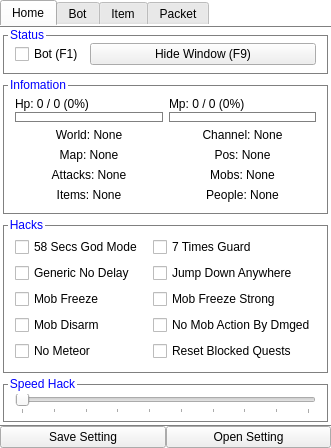
<?xml version="1.0" encoding="UTF-8"?>
<ui version="4.0">
 <class>MainFormClass</class>
 <widget class="QMainWindow" name="MainFormClass">
  <property name="geometry">
   <rect>
    <x>0</x>
    <y>0</y>
    <width>299</width>
    <height>422</height>
   </rect>
  </property>
  <property name="windowTitle">
   <string>FunnyMapleBypassless</string>
  </property>
  <property name="styleSheet">
   <string notr="true">QMainWindow
{
background:white;
}

QTabWidget::pane
{
background:white;
border:1px solid gray;
}

QTabWidget#tabWidgetMain::pane
{
background:white;
border:none;
border-top:1px solid gray;
border-bottom:1px solid gray;
}

QGroupBox
{
border:1px solid gray;
margin-top:5px;
}

QGroupBox::title
{
color:blue;
top:-7px;
left:5px;
}

QCheckBox:checked
{
color:green;
}</string>
  </property>
  <widget class="QWidget" name="centralWidget">
   <layout class="QGridLayout" name="gridLayout_2">
    <property name="margin">
     <number>0</number>
    </property>
    <property name="spacing">
     <number>0</number>
    </property>
    <item row="2" column="1">
     <widget class="QPushButton" name="pushButtonSaveSetting">
      <property name="text">
       <string>Save Setting</string>
      </property>
     </widget>
    </item>
    <item row="2" column="2">
     <widget class="QPushButton" name="pushButtonOpenSetting">
      <property name="text">
       <string>Open Setting</string>
      </property>
     </widget>
    </item>
    <item row="1" column="1" colspan="2">
     <widget class="QTabWidget" name="tabWidgetMain">
      <property name="currentIndex">
       <number>0</number>
      </property>
      <widget class="QWidget" name="tabHome">
       <attribute name="title">
        <string>Home</string>
       </attribute>
       <layout class="QGridLayout" name="gridLayout">
        <property name="margin">
         <number>3</number>
        </property>
        <item row="0" column="0">
         <widget class="QGroupBox" name="groupBox">
          <property name="title">
           <string>Status</string>
          </property>
          <layout class="QGridLayout" name="gridLayout_6">
           <property name="topMargin">
            <number>6</number>
           </property>
           <property name="bottomMargin">
            <number>6</number>
           </property>
           <item row="0" column="0">
            <widget class="QCheckBox" name="checkBoxStatusBot">
             <property name="sizePolicy">
              <sizepolicy hsizetype="Fixed" vsizetype="Fixed">
               <horstretch>0</horstretch>
               <verstretch>0</verstretch>
              </sizepolicy>
             </property>
             <property name="text">
              <string>Bot (F1)</string>
             </property>
            </widget>
           </item>
           <item row="0" column="1">
            <widget class="QPushButton" name="pushButtonHideWindow">
             <property name="text">
              <string>Hide Window (F9)</string>
             </property>
            </widget>
           </item>
          </layout>
         </widget>
        </item>
        <item row="1" column="0">
         <widget class="QGroupBox" name="groupBox_6">
          <property name="title">
           <string>Infomation</string>
          </property>
          <layout class="QGridLayout" name="gridLayout_7">
           <item row="6" column="0" rowspan="2">
            <widget class="QWidget" name="widget" native="true">
             <layout class="QGridLayout" name="gridLayout_9">
              <property name="margin">
               <number>0</number>
              </property>
              <item row="0" column="0">
               <widget class="QLabel" name="labelInfomationWorld">
                <property name="text">
                 <string>World: None</string>
                </property>
                <property name="alignment">
                 <set>Qt::AlignCenter</set>
                </property>
               </widget>
              </item>
              <item row="2" column="0">
               <widget class="QLabel" name="labelInfomationAttackCount">
                <property name="text">
                 <string>Attacks: None</string>
                </property>
                <property name="alignment">
                 <set>Qt::AlignCenter</set>
                </property>
               </widget>
              </item>
              <item row="1" column="0">
               <widget class="QLabel" name="labelInfomationMapId">
                <property name="text">
                 <string>Map: None</string>
                </property>
                <property name="alignment">
                 <set>Qt::AlignCenter</set>
                </property>
               </widget>
              </item>
              <item row="3" column="0">
               <widget class="QLabel" name="labelInfomationItemCount">
                <property name="text">
                 <string>Items: None</string>
                </property>
                <property name="alignment">
                 <set>Qt::AlignCenter</set>
                </property>
               </widget>
              </item>
             </layout>
            </widget>
           </item>
           <item row="6" column="1" rowspan="2">
            <widget class="QWidget" name="widget_2" native="true">
             <layout class="QGridLayout" name="gridLayout_10">
              <property name="margin">
               <number>0</number>
              </property>
              <item row="2" column="0">
               <widget class="QLabel" name="labelInfomationChannel">
                <property name="text">
                 <string>Channel: None</string>
                </property>
                <property name="alignment">
                 <set>Qt::AlignCenter</set>
                </property>
               </widget>
              </item>
              <item row="4" column="0">
               <widget class="QLabel" name="labelInfomationPosition">
                <property name="text">
                 <string>Pos: None</string>
                </property>
                <property name="alignment">
                 <set>Qt::AlignCenter</set>
                </property>
               </widget>
              </item>
              <item row="6" column="0">
               <widget class="QLabel" name="labelInfomationPeopleCount">
                <property name="text">
                 <string>People: None</string>
                </property>
                <property name="alignment">
                 <set>Qt::AlignCenter</set>
                </property>
               </widget>
              </item>
              <item row="5" column="0">
               <widget class="QLabel" name="labelInfomationMobCount">
                <property name="text">
                 <string>Mobs: None</string>
                </property>
                <property name="alignment">
                 <set>Qt::AlignCenter</set>
                </property>
               </widget>
              </item>
             </layout>
            </widget>
           </item>
           <item row="1" column="0">
            <widget class="QProgressBar" name="progressBarInfomationHp">
             <property name="minimumSize">
              <size>
               <width>0</width>
               <height>25</height>
              </size>
             </property>
             <property name="maximumSize">
              <size>
               <width>16777215</width>
               <height>25</height>
              </size>
             </property>
             <property name="styleSheet">
              <string notr="true">QProgressBar
{
border:1px solid gray;
margin-top:15px;
}

QProgressBar::chunk
{
background:red;
margin:1px;
}</string>
             </property>
             <property name="value">
              <number>0</number>
             </property>
             <property name="format">
              <string>Hp: 0 / 0 (%p%)</string>
             </property>
            </widget>
           </item>
           <item row="1" column="1">
            <widget class="QProgressBar" name="progressBarInfomationMp">
             <property name="minimumSize">
              <size>
               <width>0</width>
               <height>25</height>
              </size>
             </property>
             <property name="maximumSize">
              <size>
               <width>16777215</width>
               <height>25</height>
              </size>
             </property>
             <property name="styleSheet">
              <string notr="true">QProgressBar
{
border:1px solid gray;
margin-top:15px;
}

QProgressBar::chunk
{
background:blue;
margin:1px;
}</string>
             </property>
             <property name="value">
              <number>0</number>
             </property>
             <property name="format">
              <string>Mp: 0 / 0 (%p%)</string>
             </property>
            </widget>
           </item>
          </layout>
         </widget>
        </item>
        <item row="2" column="0">
         <widget class="QGroupBox" name="groupBox_5">
          <property name="title">
           <string>Hacks</string>
          </property>
          <layout class="QGridLayout" name="gridLayout_4">
           <item row="0" column="0">
            <widget class="QCheckBox" name="checkBoxFullGodMode">
             <property name="text">
              <string>58 Secs God Mode</string>
             </property>
            </widget>
           </item>
           <item row="2" column="0">
            <widget class="QCheckBox" name="checkBoxGenericNoDelay">
             <property name="text">
              <string>Generic No Delay</string>
             </property>
            </widget>
           </item>
           <item row="2" column="2">
            <widget class="QCheckBox" name="checkBoxJumpDownAnywhere">
             <property name="text">
              <string>Jump Down Anywhere</string>
             </property>
            </widget>
           </item>
           <item row="0" column="2">
            <widget class="QCheckBox" name="checkBoxFullGuard">
             <property name="text">
              <string>7 Times Guard</string>
             </property>
            </widget>
           </item>
           <item row="3" column="0">
            <widget class="QCheckBox" name="checkBoxMobFreeze">
             <property name="text">
              <string>Mob Freeze</string>
             </property>
            </widget>
           </item>
           <item row="4" column="0">
            <widget class="QCheckBox" name="checkBoxMobDisarm">
             <property name="text">
              <string>Mob Disarm</string>
             </property>
            </widget>
           </item>
           <item row="3" column="2">
            <widget class="QCheckBox" name="checkBoxMobFreezeStrong">
             <property name="text">
              <string>Mob Freeze Strong</string>
             </property>
            </widget>
           </item>
           <item row="9" column="2">
            <widget class="QCheckBox" name="checkBoxResetBlockedQuests">
             <property name="text">
              <string>Reset Blocked Quests</string>
             </property>
            </widget>
           </item>
           <item row="9" column="0">
            <widget class="QCheckBox" name="checkBoxNoMeteor">
             <property name="text">
              <string>No Meteor</string>
             </property>
            </widget>
           </item>
           <item row="4" column="2">
            <widget class="QCheckBox" name="checkBoxNoMobActionByDamaged">
             <property name="text">
              <string>No Mob Action By Dmged</string>
             </property>
            </widget>
           </item>
          </layout>
         </widget>
        </item>
        <item row="3" column="0">
         <widget class="QGroupBox" name="groupBox_8">
          <property name="enabled">
           <bool>true</bool>
          </property>
          <property name="title">
           <string>Speed Hack</string>
          </property>
          <layout class="QGridLayout" name="gridLayout_3">
           <property name="topMargin">
            <number>9</number>
           </property>
           <property name="bottomMargin">
            <number>6</number>
           </property>
           <item row="1" column="1">
            <widget class="QSlider" name="horizontalSliderSpeedHack">
             <property name="minimum">
              <number>1</number>
             </property>
             <property name="maximum">
              <number>10</number>
             </property>
             <property name="orientation">
              <enum>Qt::Horizontal</enum>
             </property>
             <property name="tickPosition">
              <enum>QSlider::TicksBelow</enum>
             </property>
             <property name="tickInterval">
              <number>1</number>
             </property>
            </widget>
           </item>
          </layout>
         </widget>
        </item>
       </layout>
      </widget>
      <widget class="QWidget" name="tabBot">
       <attribute name="title">
        <string>Bot</string>
       </attribute>
       <layout class="QGridLayout" name="gridLayout_5">
        <property name="margin">
         <number>3</number>
        </property>
        <item row="0" column="0">
         <widget class="QGroupBox" name="groupBox_4">
          <property name="title">
           <string>General</string>
          </property>
          <layout class="QGridLayout" name="gridLayout_8">
           <item row="0" column="1" colspan="2">
            <widget class="QComboBox" name="comboBoxBotMethodList">
             <item>
              <property name="text">
               <string>None</string>
              </property>
             </item>
             <item>
              <property name="text">
               <string>Kami Vac</string>
              </property>
             </item>
             <item>
              <property name="text">
               <string>Mu Lung Dojo To Farm Mu Gong's Soul</string>
              </property>
             </item>
            </widget>
           </item>
           <item row="0" column="0">
            <widget class="QLabel" name="label_2">
             <property name="sizePolicy">
              <sizepolicy hsizetype="Fixed" vsizetype="Preferred">
               <horstretch>0</horstretch>
               <verstretch>0</verstretch>
              </sizepolicy>
             </property>
             <property name="text">
              <string>Method:</string>
             </property>
             <property name="alignment">
              <set>Qt::AlignCenter</set>
             </property>
            </widget>
           </item>
          </layout>
         </widget>
        </item>
        <item row="1" column="0">
         <widget class="QGroupBox" name="groupBox_7">
          <property name="title">
           <string>Auto Action</string>
          </property>
          <layout class="QGridLayout" name="gridLayout_15">
           <item row="1" column="3">
            <widget class="QSpinBox" name="spinBoxBotAutoLootDelay">
             <property name="maximum">
              <number>9999</number>
             </property>
            </widget>
           </item>
           <item row="0" column="3">
            <widget class="QSpinBox" name="spinBoxBotAutoAttackDelay">
             <property name="minimumSize">
              <size>
               <width>80</width>
               <height>0</height>
              </size>
             </property>
             <property name="maximum">
              <number>9999</number>
             </property>
            </widget>
           </item>
           <item row="0" column="0">
            <widget class="QCheckBox" name="checkBoxBotAutoAttack">
             <property name="text">
              <string>Auto Attack (Del) Every MSecs</string>
             </property>
            </widget>
           </item>
           <item row="1" column="0">
            <widget class="QCheckBox" name="checkBoxBotAutoLoot">
             <property name="text">
              <string>Auto Loot (Z) Every MSecs</string>
             </property>
            </widget>
           </item>
           <item row="0" column="1">
            <spacer name="horizontalSpacer_3">
             <property name="orientation">
              <enum>Qt::Horizontal</enum>
             </property>
             <property name="sizeHint" stdset="0">
              <size>
               <width>40</width>
               <height>20</height>
              </size>
             </property>
            </spacer>
           </item>
          </layout>
         </widget>
        </item>
        <item row="2" column="0">
         <widget class="QGroupBox" name="groupBox_2">
          <property name="title">
           <string>Auto Recovery</string>
          </property>
          <layout class="QGridLayout" name="gridLayout_11">
           <item row="1" column="0">
            <widget class="QCheckBox" name="checkBoxBotAutoHp">
             <property name="text">
              <string>Auto HP (End) At Val</string>
             </property>
            </widget>
           </item>
           <item row="2" column="0">
            <widget class="QCheckBox" name="checkBoxBotAutoMp">
             <property name="text">
              <string>Auto MP (PgDn) At Val</string>
             </property>
            </widget>
           </item>
           <item row="2" column="2">
            <widget class="QSpinBox" name="spinBoxBotAutoMpValue">
             <property name="maximum">
              <number>500000</number>
             </property>
            </widget>
           </item>
           <item row="1" column="2">
            <widget class="QSpinBox" name="spinBoxBotAutoHpValue">
             <property name="minimumSize">
              <size>
               <width>80</width>
               <height>0</height>
              </size>
             </property>
             <property name="maximum">
              <number>500000</number>
             </property>
            </widget>
           </item>
           <item row="1" column="1">
            <spacer name="horizontalSpacer">
             <property name="orientation">
              <enum>Qt::Horizontal</enum>
             </property>
             <property name="sizeHint" stdset="0">
              <size>
               <width>40</width>
               <height>20</height>
              </size>
             </property>
            </spacer>
           </item>
          </layout>
         </widget>
        </item>
        <item row="3" column="0">
         <widget class="QGroupBox" name="groupBox_3">
          <property name="title">
           <string>Auto Skill</string>
          </property>
          <layout class="QGridLayout" name="gridLayout_13">
           <item row="5" column="0">
            <widget class="QCheckBox" name="checkBoxBotAutoSkill5">
             <property name="text">
              <string>Auto Skill (5) Every Secs</string>
             </property>
            </widget>
           </item>
           <item row="4" column="0">
            <widget class="QCheckBox" name="checkBoxBotAutoSkill4">
             <property name="text">
              <string>Auto Skill (4) Every Secs</string>
             </property>
            </widget>
           </item>
           <item row="2" column="1">
            <widget class="QSpinBox" name="spinBoxBotAutoSkill2Delay">
             <property name="maximum">
              <number>9999</number>
             </property>
            </widget>
           </item>
           <item row="3" column="1">
            <widget class="QSpinBox" name="spinBoxBotAutoSkill3Delay">
             <property name="minimumSize">
              <size>
               <width>80</width>
               <height>0</height>
              </size>
             </property>
             <property name="maximumSize">
              <size>
               <width>80</width>
               <height>16777215</height>
              </size>
             </property>
             <property name="maximum">
              <number>9999</number>
             </property>
            </widget>
           </item>
           <item row="4" column="1">
            <widget class="QSpinBox" name="spinBoxBotAutoSkill4Delay">
             <property name="minimumSize">
              <size>
               <width>80</width>
               <height>0</height>
              </size>
             </property>
             <property name="maximumSize">
              <size>
               <width>80</width>
               <height>16777215</height>
              </size>
             </property>
             <property name="maximum">
              <number>9999</number>
             </property>
            </widget>
           </item>
           <item row="5" column="1">
            <widget class="QSpinBox" name="spinBoxBotAutoSkill5Delay">
             <property name="minimumSize">
              <size>
               <width>80</width>
               <height>0</height>
              </size>
             </property>
             <property name="maximumSize">
              <size>
               <width>80</width>
               <height>16777215</height>
              </size>
             </property>
             <property name="maximum">
              <number>9999</number>
             </property>
            </widget>
           </item>
           <item row="1" column="1">
            <widget class="QSpinBox" name="spinBoxBotAutoSkill1Delay">
             <property name="maximum">
              <number>9999</number>
             </property>
            </widget>
           </item>
           <item row="1" column="0">
            <widget class="QCheckBox" name="checkBoxBotAutoSkill1">
             <property name="text">
              <string>Auto Skill (1) Every Secs</string>
             </property>
            </widget>
           </item>
           <item row="2" column="0">
            <widget class="QCheckBox" name="checkBoxBotAutoSkill2">
             <property name="text">
              <string>Auto Skill (2) Every Secs</string>
             </property>
            </widget>
           </item>
           <item row="3" column="0">
            <widget class="QCheckBox" name="checkBoxBotAutoSkill3">
             <property name="text">
              <string>Auto Skill (3) Every Secs</string>
             </property>
            </widget>
           </item>
          </layout>
         </widget>
        </item>
        <item row="4" column="0">
         <spacer name="verticalSpacer">
          <property name="orientation">
           <enum>Qt::Vertical</enum>
          </property>
          <property name="sizeHint" stdset="0">
           <size>
            <width>20</width>
            <height>40</height>
           </size>
          </property>
         </spacer>
        </item>
       </layout>
      </widget>
      <widget class="QWidget" name="tabItem">
       <attribute name="title">
        <string>Item</string>
       </attribute>
       <layout class="QGridLayout" name="gridLayout_14">
        <property name="margin">
         <number>3</number>
        </property>
        <item row="0" column="0">
         <widget class="QTabWidget" name="tabWidget">
          <property name="currentIndex">
           <number>0</number>
          </property>
          <widget class="QWidget" name="tabItemFilter">
           <attribute name="title">
            <string>Item Filter</string>
           </attribute>
           <layout class="QGridLayout" name="gridLayout_12">
            <item row="5" column="0" rowspan="3" colspan="5">
             <widget class="QTreeWidget" name="treeWidgetItemFilterList">
              <property name="contextMenuPolicy">
               <enum>Qt::ActionsContextMenu</enum>
              </property>
              <property name="indentation">
               <number>0</number>
              </property>
              <property name="uniformRowHeights">
               <bool>true</bool>
              </property>
              <property name="sortingEnabled">
               <bool>true</bool>
              </property>
              <column>
               <property name="text">
                <string>ID</string>
               </property>
              </column>
              <column>
               <property name="text">
                <string>Name</string>
               </property>
              </column>
             </widget>
            </item>
            <item row="2" column="4" rowspan="2">
             <widget class="QPushButton" name="pushButtonAddToItemFilterList">
              <property name="sizePolicy">
               <sizepolicy hsizetype="Minimum" vsizetype="Ignored">
                <horstretch>0</horstretch>
                <verstretch>0</verstretch>
               </sizepolicy>
              </property>
              <property name="text">
               <string>Add</string>
              </property>
             </widget>
            </item>
            <item row="2" column="0">
             <widget class="QLabel" name="label_3">
              <property name="text">
               <string>ID</string>
              </property>
              <property name="alignment">
               <set>Qt::AlignCenter</set>
              </property>
             </widget>
            </item>
            <item row="3" column="0">
             <widget class="QLabel" name="label_4">
              <property name="text">
               <string>Name</string>
              </property>
              <property name="alignment">
               <set>Qt::AlignCenter</set>
              </property>
             </widget>
            </item>
            <item row="2" column="1" colspan="3">
             <widget class="QSpinBox" name="spinBoxAddToItemFilterListId">
              <property name="maximum">
               <number>2147483647</number>
              </property>
             </widget>
            </item>
            <item row="3" column="1" colspan="3">
             <widget class="QLineEdit" name="lineEditAddToItemFilterListName"/>
            </item>
            <item row="0" column="2" colspan="2">
             <widget class="QCheckBox" name="checkBoxItemFilterWhitelist">
              <property name="text">
               <string>Whitelist</string>
              </property>
             </widget>
            </item>
            <item row="0" column="4">
             <widget class="QCheckBox" name="checkBoxDropMesoOnly">
              <property name="text">
               <string>Drop Meso Only</string>
              </property>
             </widget>
            </item>
            <item row="0" column="0" colspan="2">
             <widget class="QCheckBox" name="checkBoxEnableItemFilter">
              <property name="text">
               <string>Enable</string>
              </property>
             </widget>
            </item>
            <item row="1" column="0" colspan="5">
             <widget class="Line" name="line">
              <property name="orientation">
               <enum>Qt::Horizontal</enum>
              </property>
             </widget>
            </item>
           </layout>
          </widget>
         </widget>
        </item>
       </layout>
      </widget>
      <widget class="QWidget" name="tabPacket">
       <attribute name="title">
        <string>Packet</string>
       </attribute>
       <layout class="QGridLayout" name="gridLayout_18">
        <property name="margin">
         <number>3</number>
        </property>
        <item row="1" column="0">
         <widget class="QGroupBox" name="groupBox_9">
          <property name="title">
           <string>Send</string>
          </property>
          <layout class="QGridLayout" name="gridLayout_16">
           <item row="1" column="4">
            <widget class="QLabel" name="label_5">
             <property name="text">
              <string>Delay(ms):</string>
             </property>
             <property name="alignment">
              <set>Qt::AlignCenter</set>
             </property>
            </widget>
           </item>
           <item row="2" column="0" colspan="7">
            <widget class="QCheckBox" name="checkBoxOneClickBoardGameDisconnect">
             <property name="text">
              <string>One Click Board Game Disconnect</string>
             </property>
            </widget>
           </item>
           <item row="0" column="0" colspan="7">
            <widget class="QCheckBox" name="checkBoxSpamDrop10MesosPackets">
             <property name="text">
              <string>Spam Drop 10 Mesos Packets</string>
             </property>
            </widget>
           </item>
           <item row="1" column="1">
            <widget class="QLabel" name="label_6">
             <property name="text">
              <string>Count:</string>
             </property>
             <property name="alignment">
              <set>Qt::AlignCenter</set>
             </property>
            </widget>
           </item>
           <item row="1" column="0">
            <spacer name="horizontalSpacer_2">
             <property name="orientation">
              <enum>Qt::Horizontal</enum>
             </property>
             <property name="sizeHint" stdset="0">
              <size>
               <width>40</width>
               <height>20</height>
              </size>
             </property>
            </spacer>
           </item>
           <item row="1" column="5" colspan="2">
            <widget class="QSpinBox" name="spinBoxSpamDrop10MesosPacketsDelay">
             <property name="maximum">
              <number>10</number>
             </property>
            </widget>
           </item>
           <item row="1" column="2" colspan="2">
            <widget class="QSpinBox" name="spinBoxSpamDrop10MesosPacketsCount">
             <property name="minimum">
              <number>1</number>
             </property>
             <property name="maximum">
              <number>10</number>
             </property>
            </widget>
           </item>
          </layout>
         </widget>
        </item>
        <item row="0" column="0">
         <widget class="QGroupBox" name="groupBox_10">
          <property name="title">
           <string>Recv</string>
          </property>
          <layout class="QGridLayout" name="gridLayout_17">
           <item row="0" column="0">
            <widget class="QCheckBox" name="checkBoxBlockDropItemsPacket">
             <property name="text">
              <string>Block Drop Items Packet</string>
             </property>
            </widget>
           </item>
           <item row="1" column="0">
            <widget class="QCheckBox" name="checkBoxBlockBoardGameWindowPacket">
             <property name="text">
              <string>Block Board Game Window Packet</string>
             </property>
            </widget>
           </item>
          </layout>
         </widget>
        </item>
        <item row="2" column="0">
         <spacer name="verticalSpacer_2">
          <property name="orientation">
           <enum>Qt::Vertical</enum>
          </property>
          <property name="sizeHint" stdset="0">
           <size>
            <width>20</width>
            <height>40</height>
           </size>
          </property>
         </spacer>
        </item>
       </layout>
      </widget>
     </widget>
    </item>
   </layout>
  </widget>
  <action name="actionDeleteFromItemFilterList">
   <property name="icon">
    <iconset>
     <normaloff>:/FunnyMaple/Resources/page_white_delete.png</normaloff>:/FunnyMaple/Resources/page_white_delete.png</iconset>
   </property>
   <property name="text">
    <string>Delete</string>
   </property>
  </action>
  <action name="actionClearItemFilterList">
   <property name="icon">
    <iconset>
     <normaloff>:/FunnyMaple/Resources/page_white_delete.png</normaloff>:/FunnyMaple/Resources/page_white_delete.png</iconset>
   </property>
   <property name="text">
    <string>Clear</string>
   </property>
   <property name="toolTip">
    <string>Clear</string>
   </property>
  </action>
 </widget>
 <layoutdefault spacing="6" margin="11"/>
 <resources>
  <include location="FunnyMapleBypassless.qrc"/>
 </resources>
 <connections>
  <connection>
   <sender>checkBoxFullGodMode</sender>
   <signal>toggled(bool)</signal>
   <receiver>MainFormClass</receiver>
   <slot>CheckBox_Toggled(bool)</slot>
   <hints>
    <hint type="sourcelabel">
     <x>87</x>
     <y>240</y>
    </hint>
    <hint type="destinationlabel">
     <x>0</x>
     <y>438</y>
    </hint>
   </hints>
  </connection>
  <connection>
   <sender>checkBoxGenericNoDelay</sender>
   <signal>toggled(bool)</signal>
   <receiver>MainFormClass</receiver>
   <slot>CheckBox_Toggled(bool)</slot>
   <hints>
    <hint type="sourcelabel">
     <x>120</x>
     <y>263</y>
    </hint>
    <hint type="destinationlabel">
     <x>80</x>
     <y>438</y>
    </hint>
   </hints>
  </connection>
  <connection>
   <sender>checkBoxJumpDownAnywhere</sender>
   <signal>toggled(bool)</signal>
   <receiver>MainFormClass</receiver>
   <slot>CheckBox_Toggled(bool)</slot>
   <hints>
    <hint type="sourcelabel">
     <x>280</x>
     <y>263</y>
    </hint>
    <hint type="destinationlabel">
     <x>59</x>
     <y>438</y>
    </hint>
   </hints>
  </connection>
  <connection>
   <sender>checkBoxMobFreezeStrong</sender>
   <signal>toggled(bool)</signal>
   <receiver>MainFormClass</receiver>
   <slot>CheckBox_Toggled(bool)</slot>
   <hints>
    <hint type="sourcelabel">
     <x>280</x>
     <y>286</y>
    </hint>
    <hint type="destinationlabel">
     <x>81</x>
     <y>438</y>
    </hint>
   </hints>
  </connection>
  <connection>
   <sender>checkBoxNoMobActionByDamaged</sender>
   <signal>toggled(bool)</signal>
   <receiver>MainFormClass</receiver>
   <slot>CheckBox_Toggled(bool)</slot>
   <hints>
    <hint type="sourcelabel">
     <x>280</x>
     <y>309</y>
    </hint>
    <hint type="destinationlabel">
     <x>43</x>
     <y>438</y>
    </hint>
   </hints>
  </connection>
  <connection>
   <sender>checkBoxNoMeteor</sender>
   <signal>toggled(bool)</signal>
   <receiver>MainFormClass</receiver>
   <slot>CheckBox_Toggled(bool)</slot>
   <hints>
    <hint type="sourcelabel">
     <x>71</x>
     <y>355</y>
    </hint>
    <hint type="destinationlabel">
     <x>49</x>
     <y>438</y>
    </hint>
   </hints>
  </connection>
  <connection>
   <sender>checkBoxFullGuard</sender>
   <signal>toggled(bool)</signal>
   <receiver>MainFormClass</receiver>
   <slot>CheckBox_Toggled(bool)</slot>
   <hints>
    <hint type="sourcelabel">
     <x>280</x>
     <y>240</y>
    </hint>
    <hint type="destinationlabel">
     <x>230</x>
     <y>438</y>
    </hint>
   </hints>
  </connection>
  <connection>
   <sender>checkBoxMobFreeze</sender>
   <signal>toggled(bool)</signal>
   <receiver>MainFormClass</receiver>
   <slot>CheckBox_Toggled(bool)</slot>
   <hints>
    <hint type="sourcelabel">
     <x>131</x>
     <y>286</y>
    </hint>
    <hint type="destinationlabel">
     <x>192</x>
     <y>438</y>
    </hint>
   </hints>
  </connection>
  <connection>
   <sender>checkBoxMobDisarm</sender>
   <signal>toggled(bool)</signal>
   <receiver>MainFormClass</receiver>
   <slot>CheckBox_Toggled(bool)</slot>
   <hints>
    <hint type="sourcelabel">
     <x>131</x>
     <y>309</y>
    </hint>
    <hint type="destinationlabel">
     <x>217</x>
     <y>438</y>
    </hint>
   </hints>
  </connection>
  <connection>
   <sender>checkBoxResetBlockedQuests</sender>
   <signal>toggled(bool)</signal>
   <receiver>MainFormClass</receiver>
   <slot>CheckBox_Toggled(bool)</slot>
   <hints>
    <hint type="sourcelabel">
     <x>280</x>
     <y>355</y>
    </hint>
    <hint type="destinationlabel">
     <x>216</x>
     <y>438</y>
    </hint>
   </hints>
  </connection>
  <connection>
   <sender>checkBoxStatusBot</sender>
   <signal>toggled(bool)</signal>
   <receiver>MainFormClass</receiver>
   <slot>CheckBox_Toggled(bool)</slot>
   <hints>
    <hint type="sourcelabel">
     <x>42</x>
     <y>48</y>
    </hint>
    <hint type="destinationlabel">
     <x>0</x>
     <y>49</y>
    </hint>
   </hints>
  </connection>
  <connection>
   <sender>pushButtonHideWindow</sender>
   <signal>clicked()</signal>
   <receiver>MainFormClass</receiver>
   <slot>PushButton_Clicked()</slot>
   <hints>
    <hint type="sourcelabel">
     <x>99</x>
     <y>51</y>
    </hint>
    <hint type="destinationlabel">
     <x>0</x>
     <y>73</y>
    </hint>
   </hints>
  </connection>
  <connection>
   <sender>horizontalSliderSpeedHack</sender>
   <signal>valueChanged(int)</signal>
   <receiver>MainFormClass</receiver>
   <slot>Slider_ValueChanged(int)</slot>
   <hints>
    <hint type="sourcelabel">
     <x>262</x>
     <y>410</y>
    </hint>
    <hint type="destinationlabel">
     <x>203</x>
     <y>497</y>
    </hint>
   </hints>
  </connection>
  <connection>
   <sender>pushButtonAddToItemFilterList</sender>
   <signal>clicked()</signal>
   <receiver>MainFormClass</receiver>
   <slot>PushButton_Clicked()</slot>
   <hints>
    <hint type="sourcelabel">
     <x>93</x>
     <y>46</y>
    </hint>
    <hint type="destinationlabel">
     <x>293</x>
     <y>76</y>
    </hint>
   </hints>
  </connection>
  <connection>
   <sender>checkBoxEnableItemFilter</sender>
   <signal>toggled(bool)</signal>
   <receiver>MainFormClass</receiver>
   <slot>CheckBox_Toggled(bool)</slot>
   <hints>
    <hint type="sourcelabel">
     <x>41</x>
     <y>33</y>
    </hint>
    <hint type="destinationlabel">
     <x>50</x>
     <y>497</y>
    </hint>
   </hints>
  </connection>
  <connection>
   <sender>checkBoxItemFilterWhitelist</sender>
   <signal>toggled(bool)</signal>
   <receiver>MainFormClass</receiver>
   <slot>CheckBox_Toggled(bool)</slot>
   <hints>
    <hint type="sourcelabel">
     <x>76</x>
     <y>33</y>
    </hint>
    <hint type="destinationlabel">
     <x>131</x>
     <y>497</y>
    </hint>
   </hints>
  </connection>
  <connection>
   <sender>checkBoxDropMesoOnly</sender>
   <signal>toggled(bool)</signal>
   <receiver>MainFormClass</receiver>
   <slot>CheckBox_Toggled(bool)</slot>
   <hints>
    <hint type="sourcelabel">
     <x>93</x>
     <y>33</y>
    </hint>
    <hint type="destinationlabel">
     <x>216</x>
     <y>497</y>
    </hint>
   </hints>
  </connection>
  <connection>
   <sender>pushButtonSaveSetting</sender>
   <signal>clicked()</signal>
   <receiver>MainFormClass</receiver>
   <slot>PushButton_Clicked()</slot>
   <hints>
    <hint type="sourcelabel">
     <x>75</x>
     <y>444</y>
    </hint>
    <hint type="destinationlabel">
     <x>83</x>
     <y>506</y>
    </hint>
   </hints>
  </connection>
  <connection>
   <sender>pushButtonOpenSetting</sender>
   <signal>clicked()</signal>
   <receiver>MainFormClass</receiver>
   <slot>PushButton_Clicked()</slot>
   <hints>
    <hint type="sourcelabel">
     <x>293</x>
     <y>444</y>
    </hint>
    <hint type="destinationlabel">
     <x>184</x>
     <y>506</y>
    </hint>
   </hints>
  </connection>
  <connection>
   <sender>actionClearItemFilterList</sender>
   <signal>triggered()</signal>
   <receiver>MainFormClass</receiver>
   <slot>Action_Triggered()</slot>
   <hints>
    <hint type="sourcelabel">
     <x>-1</x>
     <y>-1</y>
    </hint>
    <hint type="destinationlabel">
     <x>146</x>
     <y>248</y>
    </hint>
   </hints>
  </connection>
  <connection>
   <sender>actionDeleteFromItemFilterList</sender>
   <signal>triggered()</signal>
   <receiver>MainFormClass</receiver>
   <slot>Action_Triggered()</slot>
   <hints>
    <hint type="sourcelabel">
     <x>-1</x>
     <y>-1</y>
    </hint>
    <hint type="destinationlabel">
     <x>146</x>
     <y>248</y>
    </hint>
   </hints>
  </connection>
  <connection>
   <sender>checkBoxBlockDropItemsPacket</sender>
   <signal>toggled(bool)</signal>
   <receiver>MainFormClass</receiver>
   <slot>CheckBox_Toggled(bool)</slot>
   <hints>
    <hint type="sourcelabel">
     <x>64</x>
     <y>94</y>
    </hint>
    <hint type="destinationlabel">
     <x>-136</x>
     <y>98</y>
    </hint>
   </hints>
  </connection>
  <connection>
   <sender>checkBoxBlockBoardGameWindowPacket</sender>
   <signal>toggled(bool)</signal>
   <receiver>MainFormClass</receiver>
   <slot>CheckBox_Toggled(bool)</slot>
   <hints>
    <hint type="sourcelabel">
     <x>117</x>
     <y>119</y>
    </hint>
    <hint type="destinationlabel">
     <x>-192</x>
     <y>121</y>
    </hint>
   </hints>
  </connection>
  <connection>
   <sender>checkBoxSpamDrop10MesosPackets</sender>
   <signal>toggled(bool)</signal>
   <receiver>MainFormClass</receiver>
   <slot>CheckBox_Toggled(bool)</slot>
   <hints>
    <hint type="sourcelabel">
     <x>73</x>
     <y>212</y>
    </hint>
    <hint type="destinationlabel">
     <x>-185</x>
     <y>227</y>
    </hint>
   </hints>
  </connection>
  <connection>
   <sender>checkBoxOneClickBoardGameDisconnect</sender>
   <signal>toggled(bool)</signal>
   <receiver>MainFormClass</receiver>
   <slot>CheckBox_Toggled(bool)</slot>
   <hints>
    <hint type="sourcelabel">
     <x>83</x>
     <y>258</y>
    </hint>
    <hint type="destinationlabel">
     <x>-206</x>
     <y>264</y>
    </hint>
   </hints>
  </connection>
 </connections>
 <slots>
  <slot>CheckBox_Toggled(bool)</slot>
  <slot>PushButton_Clicked()</slot>
  <slot>Slider_ValueChanged(int)</slot>
  <slot>Action_Triggered()</slot>
 </slots>
</ui>
